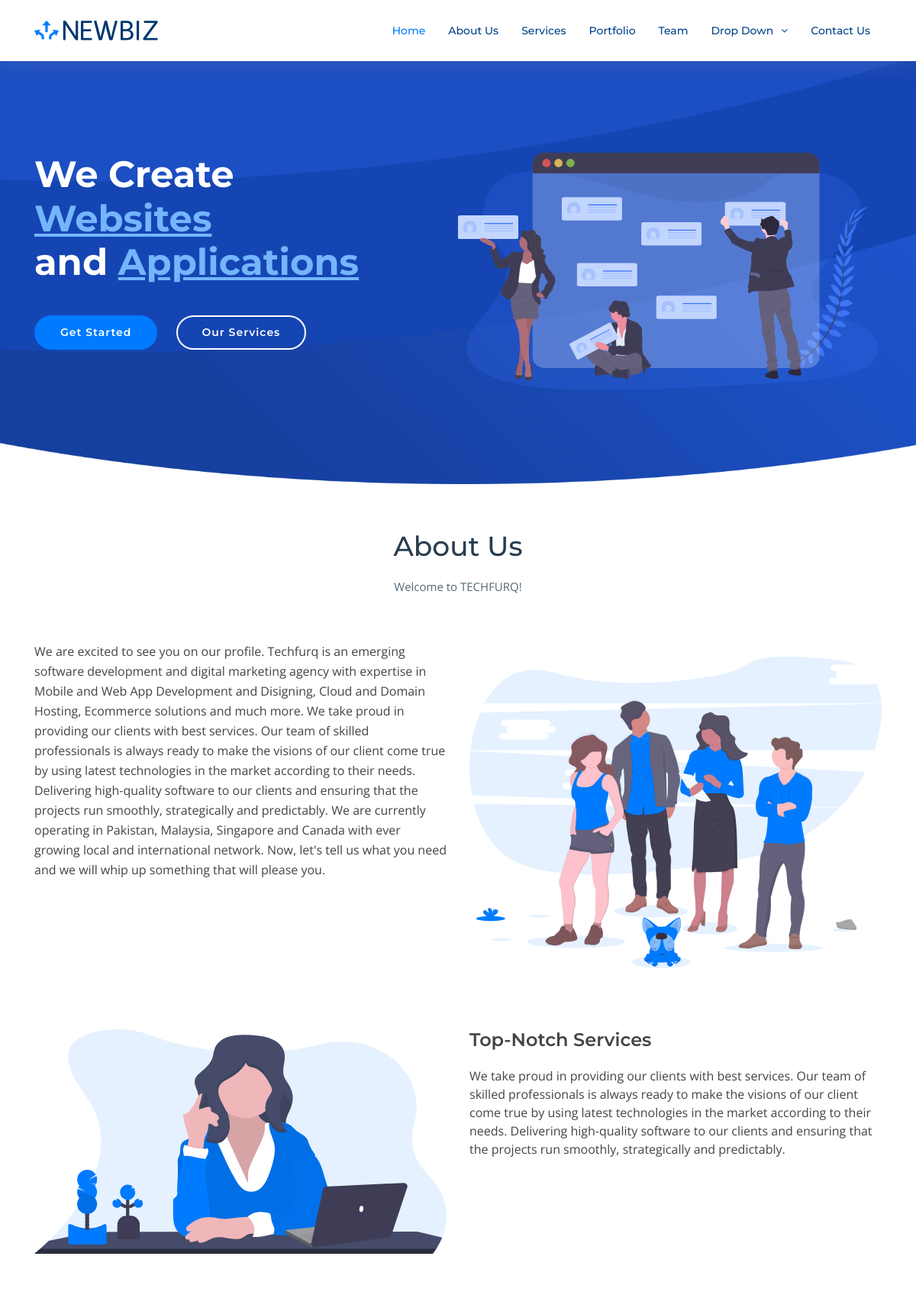
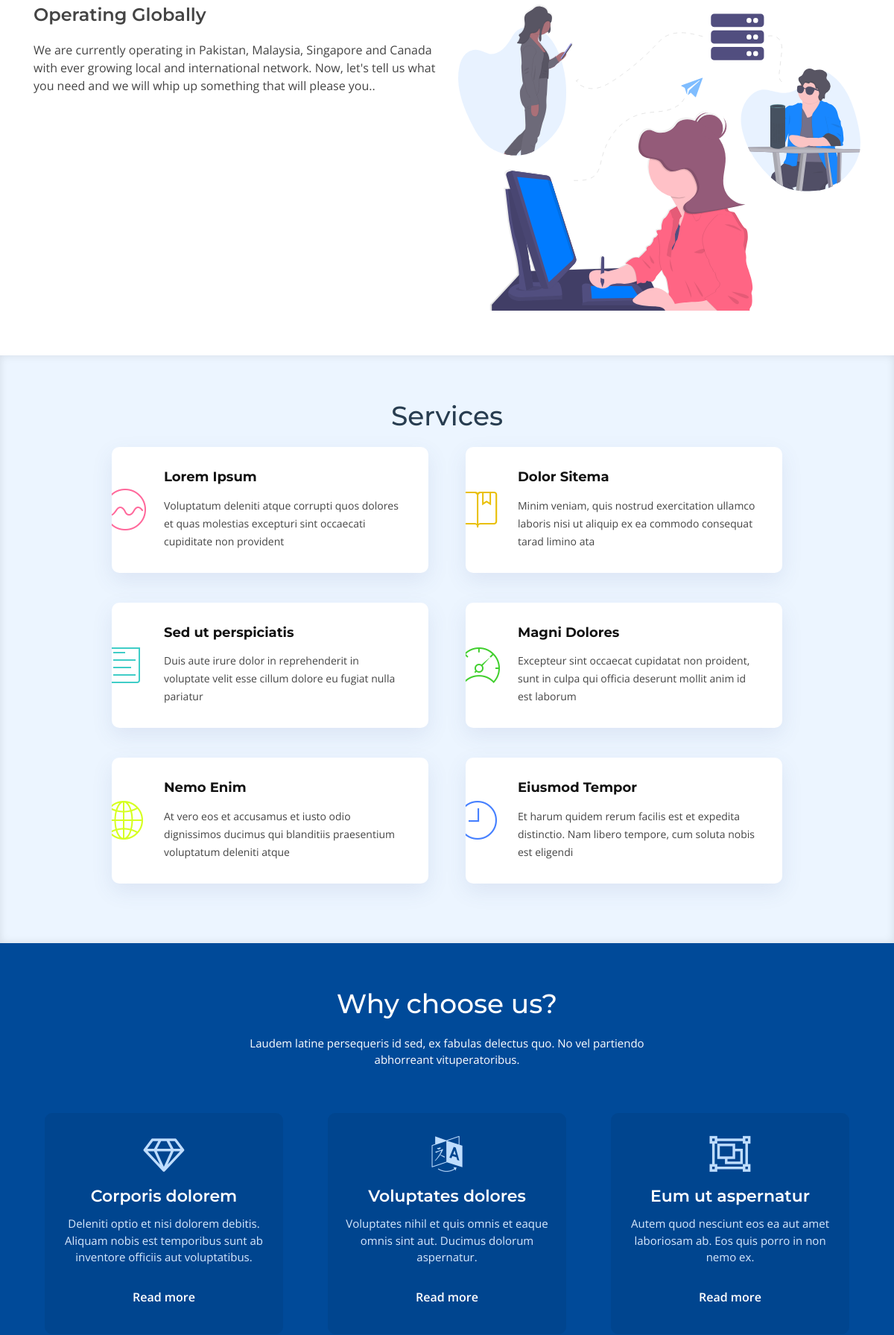
The page / (upper part) on the database its author committed (2 pictures, top to bottom).
### portfolio/models.py (models this page shows)
class AboutUsQuote(models.Model):
    content = models.CharField(null=True, max_length=100)

class AboutUs(models.Model):
    content = models.TextField(null=True, max_length=2000)

class AboutUsSectionOneHeading(models.Model):
    heading = models.CharField(null=True, max_length=200)

class AboutUsSectionOne(models.Model):
    content = models.TextField(null=True, max_length=2000)

class AboutUsSectionTwoHeading(models.Model):
    heading = models.CharField(null=True, max_length=200)

class AboutUsSectionTwo(models.Model):
    content = models.TextField(null=True, max_length=2000)

### portfolio/views.py (the view)
# urls.py: path('', views.home, name='home'),
def home(request):
    about_us_quotes = AboutUsQuote.objects.all()
    about_us = AboutUs.objects.all()
    about_us_section_one_heading = AboutUsSectionOneHeading.objects.all()
    about_us_section_two_heading = AboutUsSectionTwoHeading.objects.all()
    about_us_section_one = AboutUsSectionOne.objects.all()
    about_us_section_two = AboutUsSectionTwo.objects.all()
    service_one_heading = ServiceOneHeading.objects.all()
    return render(request, 'portfolio/index.html', {'about_us_quotes': about_us_quotes,
                                                    'about_us': about_us,
                                                    'about_us_section_one_heading': about_us_section_one_heading,
                                                    'about_us_section_two_heading': about_us_section_two_heading,
                                                    'about_us_section_one': about_us_section_one,
                                                    'about_us_section_two': about_us_section_two})

### portfolio/templates/portfolio/index.html (shortened to what this page needs)
<!DOCTYPE html>
{% load static %}
<html lang="en">
<head>
  <link href="{% static 'portfolio/lib/bootstrap/css/bootstrap.min.css' %}" rel="stylesheet">
  <link href="{% static 'portfolio/lib/font-awesome/css/font-awesome.min.css' %}" rel="stylesheet">
  <link href="{% static 'portfolio/lib/animate/animate.min.css' %}" rel="stylesheet">
  <link href="{% static 'portfolio/lib/ionicons/css/ionicons.min.css' %}" rel="stylesheet">
  <link href="{% static 'portfolio/lib/owlcarousel/assets/owl.carousel.min.css' %}" rel="stylesheet">
  <link href="{% static 'portfolio/lib/lightbox/css/lightbox.min.css' %}" rel="stylesheet">
  <link href="{% static 'portfolio/css/style.css' %}" rel="stylesheet">
</head>
<body>
  <header id="header" class="fixed-top">
    <div class="container">
      <div class="logo float-left">
        <a href="#intro" class="scrollto"><img src="{% static 'portfolio/img/logo.png' %}" alt="" class="img-fluid"></a>
      </div>
      <nav class="main-nav float-right d-none d-lg-block">
        <ul>
          <li class="active"><a href="#intro">Home</a></li>
          <li><a href="#about">About Us</a></li>
          <li><a href="#services">Services</a></li>
          <li><a href="#portfolio">Portfolio</a></li>
          <li><a href="#team">Team</a></li>
          <li class="drop-down"><a href="">Drop Down</a>
          </li>
          <li><a href="#contact">Contact Us</a></li>
        </ul>
      </nav>
    </div>
  </header>
  <section id="intro" class="clearfix">
    <div class="container">
      <div class="intro-img">
        <img src="{% static 'portfolio/img/intro-img.svg' %}" alt="" class="img-fluid">
      </div>
      <div class="intro-info">
        <h2>We Create<br><span>Websites</span><br>and <span>Applications</span></h2>
        <div>
          <a href="#about" class="btn-get-started scrollto">Get Started</a>
          <a href="#services" class="btn-services scrollto">Our Services</a>
        </div>
      </div>
    </div>
  </section>
  <main id="main">
    <section id="about">
      <div class="container">
        <header class="section-header">
          <h3>About Us</h3>
            {% for i in about_us_quotes %}
              <p>
                {{ i.content }}
              </p>
            {% endfor %}
        </header>
        <div class="row about-container">
          <div class="col-lg-6 content order-lg-1 order-2">
            {% for i in about_us %}
              <p>
                {{i.content}}
              </p>
            {% endfor %}
          </div>
          <div class="col-lg-6 background order-lg-2 order-1 wow fadeInUp">
            <img src="{% static 'portfolio/img/about-img.svg' %}" class="img-fluid" alt="">
          </div>
        </div>
        <div class="row about-extra">
          <div class="col-lg-6 wow fadeInUp">
            <img src="{% static 'portfolio/img/about-extra-1.svg' %}" class="img-fluid" alt="">
          </div>
          <div class="col-lg-6 wow fadeInUp pt-5 pt-lg-0">
            {% for heading in about_us_section_one_heading %}
            <h4>{{ heading.heading }}</h4>
            {% endfor %}
            {% for content in about_us_section_one %}
            <p>
              {{ content.content }}
            </p>
            {% endfor %}
          </div>
        </div>
        <div class="row about-extra">
          <div class="col-lg-6 wow fadeInUp order-1 order-lg-2">
            <img src="{% static 'portfolio/img/about-extra-2.svg' %}" class="img-fluid" alt="">
          </div>
          <div class="col-lg-6 wow fadeInUp pt-4 pt-lg-0 order-2 order-lg-1">
            {% for heading in about_us_section_two_heading %}
            <h4>{{ heading.heading }}</h4>
            {% endfor %}
            {% for content in about_us_section_two %}
            <p>
             {{ content.content }}
            </p>
            {% endfor %}
          </div>
        </div>
      </div>
    </section>
    <section id="services" class="section-bg">
      <div class="container">
        <header class="section-header">
          <h3>Services</h3>
        </header>
        <div class="row">
          <div class="col-md-6 col-lg-5 offset-lg-1 wow bounceInUp" data-wow-duration="1.4s">
            <div class="box">
              <div class="icon"><i class="ion-ios-analytics-outline" style="color: #ff689b;"></i></div>
              <h4 class="title"><a href="">Lorem Ipsum</a></h4>
              <p class="description">Voluptatum deleniti atque corrupti quos dolores et quas molestias excepturi sint occaecati cupiditate non provident</p>
            </div>
          </div>
          <div class="col-md-6 col-lg-5 wow bounceInUp" data-wow-duration="1.4s">
            <div class="box">
              <div class="icon"><i class="ion-ios-bookmarks-outline" style="color: #e9bf06;"></i></div>
              <h4 class="title"><a href="">Dolor Sitema</a></h4>
              <p class="description">Minim veniam, quis nostrud exercitation ullamco laboris nisi ut aliquip ex ea commodo consequat tarad limino ata</p>
            </div>
          </div>
          <div class="col-md-6 col-lg-5 offset-lg-1 wow bounceInUp" data-wow-delay="0.1s" data-wow-duration="1.4s">
            <div class="box">
              <div class="icon"><i class="ion-ios-paper-outline" style="color: #3fcdc7;"></i></div>
              <h4 class="title"><a href="">Sed ut perspiciatis</a></h4>
              <p class="description">Duis aute irure dolor in reprehenderit in voluptate velit esse cillum dolore eu fugiat nulla pariatur</p>
            </div>
          </div>
          <div class="col-md-6 col-lg-5 wow bounceInUp" data-wow-delay="0.1s" data-wow-duration="1.4s">
            <div class="box">
              <div class="icon"><i class="ion-ios-speedometer-outline" style="color:#41cf2e;"></i></div>
              <h4 class="title"><a href="">Magni Dolores</a></h4>
              <p class="description">Excepteur sint occaecat cupidatat non proident, sunt in culpa qui officia deserunt mollit anim id est laborum</p>
            </div>
          </div>
          <div class="col-md-6 col-lg-5 offset-lg-1 wow bounceInUp" data-wow-delay="0.2s" data-wow-duration="1.4s">
            <div class="box">
              <div class="icon"><i class="ion-ios-world-outline" style="color: #d6ff22;"></i></div>
              <h4 class="title"><a href="">Nemo Enim</a></h4>
              <p class="description">At vero eos et accusamus et iusto odio dignissimos ducimus qui blanditiis praesentium voluptatum deleniti atque</p>
            </div>
          </div>
          <div class="col-md-6 col-lg-5 wow bounceInUp" data-wow-delay="0.2s" data-wow-duration="1.4s">
            <div class="box">
              <div class="icon"><i class="ion-ios-clock-outline" style="color: #4680ff;"></i></div>
              <h4 class="title"><a href="">Eiusmod Tempor</a></h4>
              <p class="description">Et harum quidem rerum facilis est et expedita distinctio. Nam libero tempore, cum soluta nobis est eligendi</p>
            </div>
          </div>
        </div>
      </div>
    </section>
    <section id="why-us" class="wow fadeIn">
      <div class="container">
        <header class="section-header">
          <h3>Why choose us?</h3>
          <p>Laudem latine persequeris id sed, ex fabulas delectus quo. No vel partiendo abhorreant vituperatoribus.</p>
        </header>
        <div class="row row-eq-height justify-content-center">
          <div class="col-lg-4 mb-4">
            <div class="card wow bounceInUp">
                <i class="fa fa-diamond"></i>
              <div class="card-body">
                <h5 class="card-title">Corporis dolorem</h5>
                <p class="card-text">Deleniti optio et nisi dolorem debitis. Aliquam nobis est temporibus sunt ab inventore officiis aut voluptatibus.</p>
                <a href="#" class="readmore">Read more </a>
              </div>
            </div>
          </div>
          <div class="col-lg-4 mb-4">
            <div class="card wow bounceInUp">
                <i class="fa fa-language"></i>
              <div class="card-body">
                <h5 class="card-title">Voluptates dolores</h5>
                <p class="card-text">Voluptates nihil et quis omnis et eaque omnis sint aut. Ducimus dolorum aspernatur.</p>
                <a href="#" class="readmore">Read more </a>
              </div>
            </div>
          </div>
          <div class="col-lg-4 mb-4">
            <div class="card wow bounceInUp">
                <i class="fa fa-object-group"></i>
              <div class="card-body">
                <h5 class="card-title">Eum ut aspernatur</h5>
                <p class="card-text">Autem quod nesciunt eos ea aut amet laboriosam ab. Eos quis porro in non nemo ex. </p>
                <a href="#" class="readmore">Read more </a>
              </div>
            </div>
          </div>
        </div>
      </div>
    </section>
  </main>
</body>
</html>

### rows shown on the page
AboutUsQuote: content "Welcome to TECHFURQ!"
AboutUs: content "We are excited to see you on our profile. Techfurq is an emerging software development and digital marketing agency with expertise in Mobile and Web App Development and Disigning, Cloud and Domain Hosting, Ecommerce solutions and much more. We take proud in providing our clients with best services. Our team of skilled professionals is always ready to make the visions of our client come true by using latest technologies in the market according to their needs. Delivering high-quality software to our clients and ensuring that the projects run smoothly, strategically and predictably. We are currently operating in Pakistan, Malaysia, Singapore and Canada with ever growing local and international…"
AboutUsSectionOneHeading: heading "Top-Notch Services"
AboutUsSectionOne: content "We take proud in providing our clients with best services. Our team of skilled professionals is always ready to make the visions of our client come true by using latest technologies in the market according to their needs. Delivering high-quality software to our clients and ensuring that the projects run smoothly, strategically and predictably."
AboutUsSectionTwoHeading: heading "Operating Globally"
AboutUsSectionTwo: content "We are currently operating in Pakistan, Malaysia, Singapore and Canada with ever growing local and international network. Now, let's tell us what you need and we will whip up something that will please you.."
